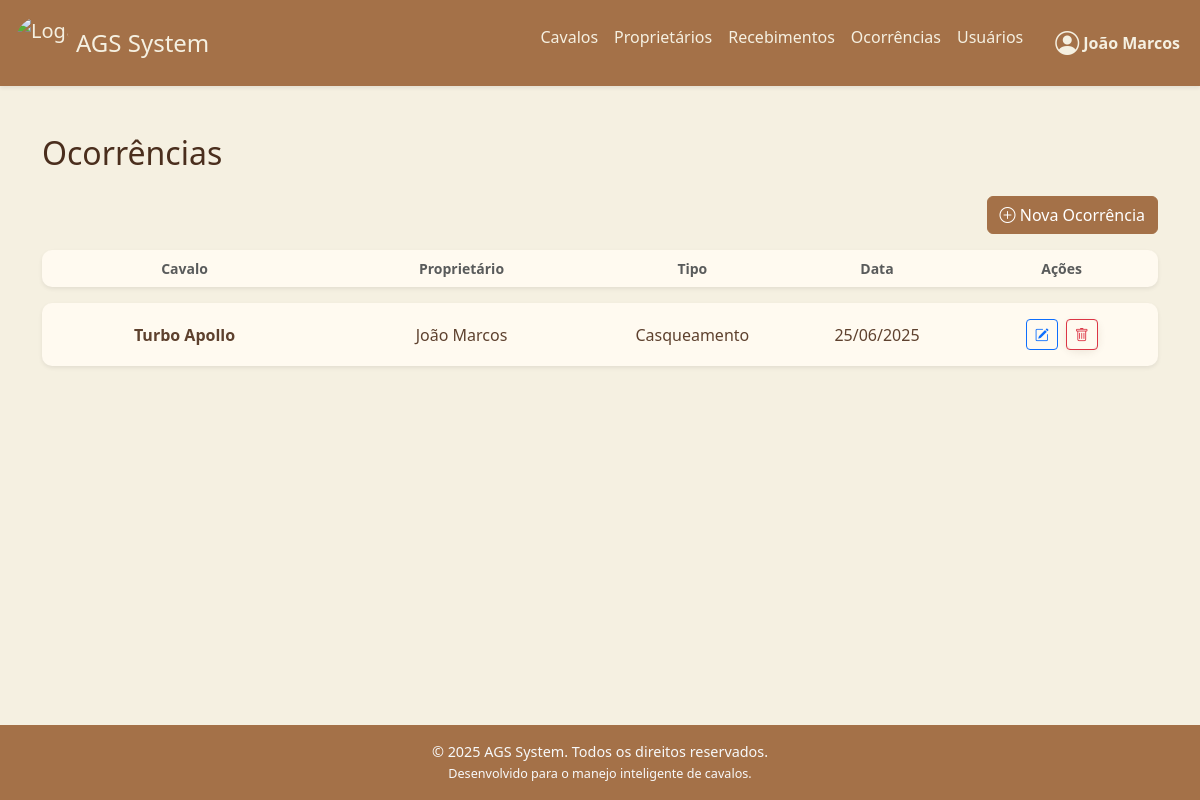
The page /ocorrencias (signed in) on the database its author committed.
### tables this page shows
CREATE TABLE proprietario (
            id INTEGER PRIMARY KEY AUTOINCREMENT,
            nome TEXT NOT NULL,
            telefone TEXT
        );

CREATE TABLE ocorrencias (
            id INTEGER PRIMARY KEY AUTOINCREMENT,
            cavalo_id INTEGER NOT NULL,
            tipo TEXT NOT NULL,
            descricao TEXT,
            data TEXT DEFAULT CURRENT_TIMESTAMP,
            proprietario_id INTEGER,
            FOREIGN KEY (cavalo_id) REFERENCES cavalos(id)
            FOREIGN KEY (proprietario_id) REFERENCES proprietario(id)
        );

CREATE TABLE cavalos (
            id INTEGER PRIMARY KEY AUTOINCREMENT,
            nome TEXT NOT NULL,
            sexo_id INTEGER,
            raca_id INTEGER,
            idade INTEGER,
            pelagem_id INTEGER,
            proprietario_id INTEGER,
            imagem TEXT,
            FOREIGN KEY (sexo_id) REFERENCES sexo(id),
            FOREIGN KEY (raca_id) REFERENCES raca(id),
            FOREIGN KEY (pelagem_id) REFERENCES pelagem(id),
            FOREIGN KEY (proprietario_id) REFERENCES proprietario(id)
        );

### app.py (the view)
@app.route('/ocorrencias')
def ocorrencias():
    conn = conexao()
    ocorrencias = conn.execute('''
        SELECT
            o.id AS ocorrencia_id,
            c.nome AS nome_cavalo,
            p.nome AS nome_proprietario,
            o.tipo,
            o.data
        FROM ocorrencias o
        JOIN cavalos c ON o.cavalo_id = c.id
        JOIN proprietario p ON o.proprietario_id = p.id
        ORDER BY o.data DESC
    ''').fetchall()
    conn.close()
    formatted_ocorrencias_data = []
    for ocorrencia in ocorrencias:
        ocorrencia_dict = dict(ocorrencia)
        ocorrencia_dict['data'] = datetime.strptime(ocorrencia_dict['data'], '%Y-%m-%d').strftime('%d/%m/%Y')
        formatted_ocorrencias_data.append(ocorrencia_dict)
    return render_template('ocorrencias.html', ocorrencias=formatted_ocorrencias_data)

### app.py (called while the page is built)
@app.context_processor
def inject_now():
    return {'now': datetime.now()}

### database.py (called while the page is built)
def conexao():
    conn = sqlite3.connect(db_path)
    conn.row_factory = sqlite3.Row
    return conn

### templates/ocorrencias.html
{% extends 'base.html' %} {% block content %}
<h2 class="mb-4">Ocorrências</h2>
<div class="d-flex justify-content-end mt-4 mb-3">
  <a href="{{ url_for('novaOcorrencia') }}" class="btn btn-primary">
    <i class="bi bi-plus-circle"></i> Nova Ocorrência
  </a>
</div>
<div class="d-flex flex-column gap-3">
  <div class="card px-3 py-2 shadow-sm">
    <div class="row align-items-center">
      <div class="col-md-3 fw-bold text-muted small text-center">Cavalo</div>
      <div class="col-md-3 fw-bold text-muted small text-center">
        Proprietário
      </div>
      <div class="col-md-2 fw-bold text-muted small text-center">Tipo</div>
      <div class="col-md-2 fw-bold text-muted small text-center">Data</div>
      <div class="col-md-2 fw-bold text-muted small text-center">Ações</div>
    </div>
  </div>
  {% for o in ocorrencias %}
  <div class="card p-3 shadow-sm">
    <div class="row align-items-center">
      <div class="col-md-3 fw-bold text-center">{{ o['nome_cavalo'] }}</div>
      <div class="col-md-3 text-center">{{ o['nome_proprietario'] }}</div>
      <div class="col-md-2 text-center">{{ o['tipo'] }}</div>
      <div class="col-md-2 text-center">{{ o['data'] }}</div>
      <div class="col-md-2 d-flex justify-content-center gap-2">
        <a href="" class="btn btn-sm btn-outline-primary" title="Editar">
          <i class="bi bi-pencil-square"></i>
        </a>
        <form
          method="POST"
          action=""
          onsubmit="return confirm('Tem certeza que deseja excluir este recebimento?');"
        >
          <button
            type="submit"
            class="btn btn-sm btn-outline-danger"
            title="Excluir"
          >
            <i class="bi bi-trash"></i>
          </button>
        </form>
      </div>
    </div>
  </div>
  {% endfor %}
</div>
{% endblock %}

### templates/base.html (shortened to what this page needs)
<!DOCTYPE html>
<html lang="pt-br">
  <head>
    <link
      href="https://cdn.jsdelivr.net/npm/bootstrap@5.3.0/dist/css/bootstrap.min.css"
      rel="stylesheet"
    />
    <link
      rel="stylesheet"
      href="{{ url_for('static', filename='css/style.css') }}"
    />
    <link
      href="https://cdn.jsdelivr.net/npm/bootstrap-icons@1.10.5/font/bootstrap-icons.css"
      rel="stylesheet"
    />
  </head>
  <body class="bg-custom-light text-custom-dark">
    <nav class="navbar navbar-expand-lg navbar-dark bg-custom-dark shadow-sm">
      <div class="container-fluid">
        <a
          class="navbar-brand d-flex align-items-center"
          href="{{ url_for('home') }}"
        >
          <img
            src="{{ url_for('static', filename='img/logo.png') }}"
            alt="Logo"
            width="50"
            height="50"
            class="d-inline-block align-text-top me-1 rounded-circle"
          />
          <span class="fs-4">AGS System</span>
        </a>
        <div
          class="collapse navbar-collapse justify-content-end"
          id="navbarNav"
        >
          <ul class="navbar-nav">
            <li class="nav-item">
              <a class="nav-link text-light" href="{{ url_for('cavalos') }}"
                >Cavalos</a
              >
            </li>
            <li class="nav-item">
              <a
                class="nav-link text-light"
                href="{{ url_for('proprietarios') }}"
                >Proprietários</a
              >
            </li>
            <li class="nav-item">
              <a
                class="nav-link text-light"
                href="{{ url_for('recebimentos') }}"
                >Recebimentos</a
              >
            </li>
            <li class="nav-item">
              <a class="nav-link text-light" href="{{ url_for('ocorrencias') }}"
                >Ocorrências</a
              >
            </li>
            <li class="nav-item">
              <a class="nav-link text-light" href="{{ url_for('usuarios') }}"
                >Usuários</a
              >
            </li>
            <li class="nav-item dropdown ms-3">
              <a
                class="nav-link d-flex align-items-center"
                href="#"
                id="usuarioDropdown"
                role="button"
                data-bs-toggle="dropdown"
                aria-expanded="false"
              >
                <i class="bi bi-person-circle fs-4 me-1"></i>
                <span class="fw-semibold">{{ session['usuario_nome'] }}</span>
              </a>
            </li>
          </ul>
        </div>
      </div>
    </nav>
    <div class="container py-5">{% block content %}{% endblock %}</div>
    <footer class="bg-custom-dark text-light mt-5 py-3">
      <div class="container text-center">
        <p class="mb-0">
          &copy; {{ now.year }} AGS System. Todos os direitos reservados.
        </p>
        <small>Desenvolvido para o manejo inteligente de cavalos.</small>
      </div>
    </footer>
  </body>
</html>

### static/css/style.css (style rules this page uses)
body { background-color: #f5f0e1; color: #4a2e1d; font-family: "Segoe UI", sans-serif; min-height: 100vh; display: flex; flex-direction: column; }
.container.py-5 { flex-grow: 1; }
.navbar { background-color: #a47148; box-shadow: 0 2px 6px rgba(0, 0, 0, 0.05); }
.navbar-brand { display: flex; align-items: center; color: #f5f0e1 !important; }
.navbar-brand img { border-radius: 50%; width: 60px; height: 60px; padding: 3px; margin-right: 0.75rem; }
.navbar-brand span { font-size: 1.75rem; }
.nav-link { color: #f5f0e1 !important; }
.card, form { background-color: #fffaf0; border: none; border-radius: 10px; box-shadow: 0 2px 8px rgba(74, 46, 29, 0.1); color: #5e412e; }
.btn-primary { background-color: #a47148; border-color: #a47148; color: #fff; }
footer { background-color: #a47148; color: #f5f0e1; padding: 20px; text-align: center; width: 100%; font-size: 0.9rem; margin-top: auto; }

### rows shown on the page
proprietario: usuario_nome "João Marcos"
ocorrencias: nome_cavalo "Turbo Apollo", nome_proprietario "João Marcos", tipo "Casqueamento", data "25/06/2025"
